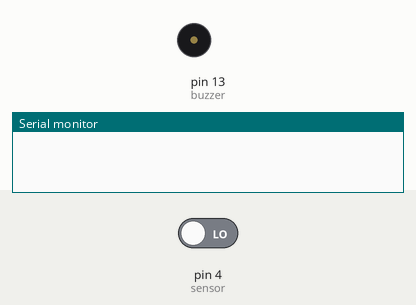
Bench run of a sketch on a simulated Arduino Uno, built with avr-gcc and run on an emulated ATmega328P. Parts: buzzer (waves = sounding, pin HIGH), the last lines printed to the serial monitor. The inputs (shaded band) are chosen by the test bench; at power-on: pin 4 (sensor) LOW.

Above: at 1.2 s.
1.3 s: pin 4 (sensor) driven HIGH
At 1.6 s:
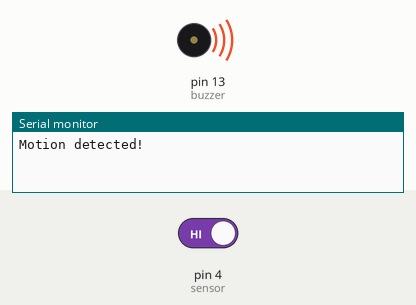
2.8 s: pin 4 (sensor) driven LOW
At 4.0 s:
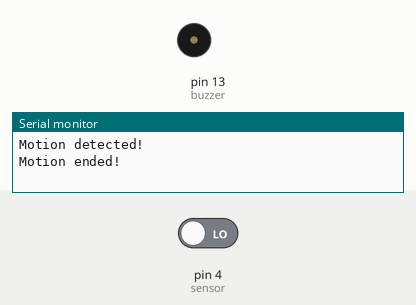
Timing chart, 0 to 5.8 s (numbered marks = the images above; inputs shaded):
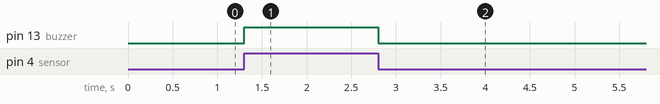

Measured:
- after the input at 1.3 s, pin 13 (buzzer): LOW → HIGH at once
- after the input at 2.8 s, pin 13 (buzzer): HIGH → LOW at once

The sketch:

pir-demo.ino
```cpp
/*
* All components availble at iotwebplanet.com
*/

/*
 * Connection Details
 *
 * PIR Sensor pin             Arduino Uno pin
 * GND                        GND
 * VCC                        5v
 * OUTPUT                     4
 *
 * Buzzer pin
 * VCC(+)                     13
 * GND                        GND
 *
 */


int buzzer = 13;                // choose the pin for the LED
int sensor = 4;               // choose the sensor input pin (for PIR sensor)
int sensorState = LOW;             // default assuming no motion detected
int val = 0;                    // variable for reading the sensor data

void setup() {
  pinMode(buzzer, OUTPUT);      // declare LED as output
  pinMode(sensor, INPUT);     // declare sensor as input

  Serial.begin(9600);   //for debug
}

void loop(){
  val = digitalRead(sensor);                      // read sensor input value
  if (val == HIGH) {                             // check if the sensor is HIGH
    digitalWrite(buzzer, HIGH);                 // turn Buzzer/light ON
    if (sensorState == LOW) {                  // we have just turned on
      Serial.println("Motion detected!");     // We only want to print on the output change, not state
      sensorState = HIGH;
    }
  } else {
    digitalWrite(buzzer, LOW);           // turn Light/Buzzer OFF
    if (sensorState == HIGH){           // we have just turned of
      Serial.println("Motion ended!"); // We only want to print on the output change, not state
      sensorState = LOW;
    }
  }
}
```
